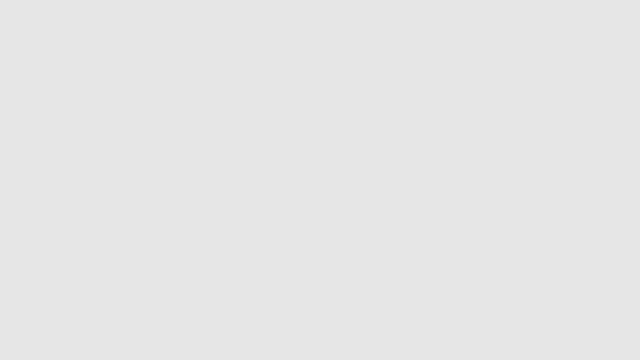
Frame 1 (no input)
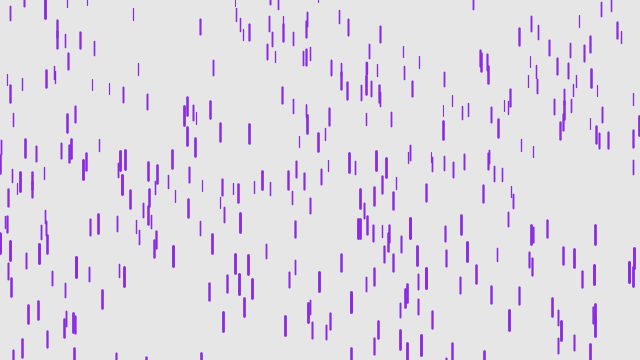
Frame 60 (the mouse pressed at the canvas centre just before this capture)
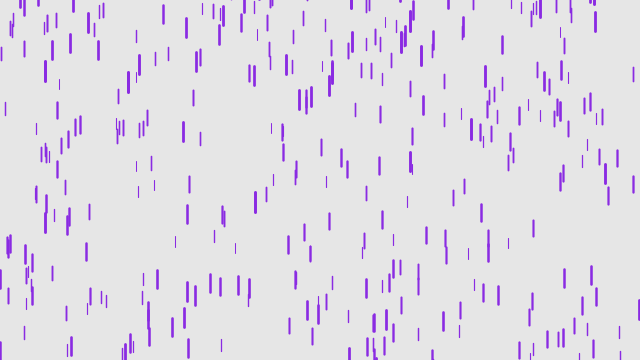
Frame 120 (the mouse held since frame 60 and released just before this capture)

The Processing sketch that drew these frames (run headless with seeded random() and noise(); from frame 60 on, the mouse is pressed at the canvas centre):

// Processing sketch: ParticleRain
// ── ParticleRain.pde
// purple rain
drop d;

drop[]drops=new drop[500];
void setup()
{
   size(640,360); 
   d=new drop();
   for(int i=0;i<drops.length;i++)
   {
      drops[i]=new drop(); 
     
   }
}

void draw()
{
  background(230,230,230);
  for(int i=0;i<drops.length;i++)
  {
    drops[i].fall();
    drops[i].show();
  }
  
}

// ── dropp.pde
class drop
{
    float x=random(width);
    float y=random(-500,-100);
    
    float z=random(0,20); // maping the speed of the rain
    float len=map(z,0,20,10,20);
    float yspeed=map(z,0,20,4,8);
    
    void fall()
    {
      y=y+yspeed;
      if(y>height)
       {
         y=random(-200,-100);
         yspeed=map(z,0,20,4,10);
       }
       float grav=map(z,0,20,0,0.1);
       yspeed=yspeed+grav;
    }
    
    void show()
    {
      stroke(138,43,226);
      float strokeWt=map(z,0,20,1,3);
      strokeWeight(strokeWt);
      line(x,y,x,y+len);
      
    }
    
  
}
